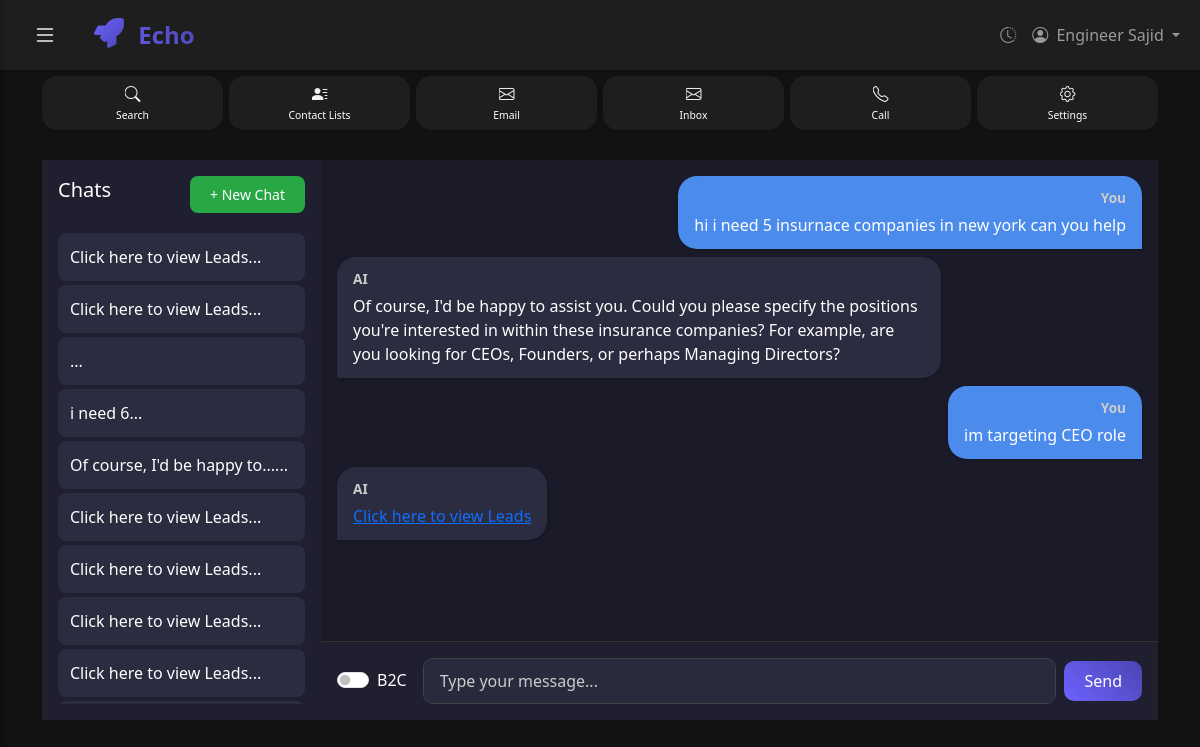
/c/96e298d8-75e0-4e75-876f-2b77d58fde2e (signed in), run on the app's committed database.
### app/models.py (models this page shows)
class User(Base):
    __tablename__ = "users"
    id = Column(Integer, primary_key=True, index=True)
    name = Column(String(100), nullable=False)
    email = Column(String(100), unique=True, nullable=False, index=True)
    password = Column(String(100), nullable=False)
    created_at = Column(DateTime(timezone=True), server_default=func.now())
    search_history = relationship("SearchHistory", back_populates="user")

class ConversationHistory(Base):
    __tablename__ = "conversation_history"
    id = Column(Integer, primary_key=True, index=True)
    user_id = Column(String, index=True)
    chat_id = Column(String, index=True)
    role = Column(String)  # 'user' or 'assistant'
    content = Column(Text)
    final_reply = Column(Text, nullable=True)
    created_at = Column(DateTime(timezone=True), server_default=func.now())

### app/routes.py (the view)
@router.get("/c/{chat_id}", response_class=HTMLResponse)
async def chat_by_id(
    chat_id: str,
    request: Request,
    db: Session = Depends(get_db),
    user_info=Depends(get_current_user_for_templates)
):
    user_id = user_info.get("user_id")
    exists = (
        db.query(models.ConversationHistory)
        .filter_by(chat_id=chat_id, user_id=user_id)
        .first()
    )
    if not exists:
        raise HTTPException(status_code=404, detail="Chat not found")
    chat_messages = (
        db.query(models.ConversationHistory)
        .filter_by(chat_id=chat_id, user_id=user_id)
        .order_by(models.ConversationHistory.id.asc())
        .all()
    )
    subquery = (
        db.query(
            models.ConversationHistory.chat_id,
            func.max(models.ConversationHistory.created_at).label("latest_created_at")
        )
        .filter(models.ConversationHistory.user_id == user_id)
        .group_by(models.ConversationHistory.chat_id)
        .subquery()
    )
    latest_chats = (
        db.query(models.ConversationHistory)
        .join(subquery, and_(
            models.ConversationHistory.chat_id == subquery.c.chat_id,
            models.ConversationHistory.created_at == subquery.c.latest_created_at
        ))
        .order_by(models.ConversationHistory.created_at.desc())
        .all()
    )
    has_content = any(msg.content.strip() for msg in chat_messages)
    def strip_html_tags(text):
        return re.sub(r'<[^>]*>', '', text or "")
    for chat in latest_chats:
        chat.preview_text = strip_html_tags(chat.content)
    return templates.TemplateResponse("index.html", {
        "request": request,
        "chat_id": chat_id,
        "has_content": has_content,
        "chat_messages": chat_messages,
        "chats": latest_chats,  # used in sidebar
        **user_info
    })

### templates/index.html (shortened to what this page needs)
{% extends "base.html" %}
{% block content %}
<div id="chat-container">
  <div class="sidebars p-3">
    <div class="d-flex justify-content-between align-items-center mb-3">
      <h5 class="text-white">Chats</h5>
      <form action="/new-chat" method="post">
        <button class="btn btn-sm btn-success">+ New Chat</button>
      </form>
    </div>
    <div class="chat-list">
      {% for chat in chats %}
      <a href="/c/{{ chat.chat_id }}" class="chat-item {% if chat.chat_id == chat_id %}active{% endif %}">
        {{ chat.preview_text | truncate(30) }}...
      </a>
      {% endfor %}
    </div>
  </div>
  <div class="chat-area">
    <div id="messages" class="messages d-flex flex-column">
      {% if has_content %}
      {% for message in chat_messages %}
      {% if message.content.strip() %}
      <div
        class="chat-bubble {{ 'user-bubble align-self-end' if message.role == 'user' else 'ai-bubble align-self-start' }}">
        <strong>{{ 'You' if message.role == 'user' else 'AI' }}</strong>
        <div>{{ message.content | safe }}</div>
      </div>
      {% endif %}
      {% endfor %}
      {% endif %}
    </div>
    <div class="input-area">
  <form class="d-flex align-items-center" method="post" action="/search/{{ chat_id }}">
    <div class="form-check form-switch me-3">
      <input class="form-check-input" type="checkbox" id="btocToggle" name="btoc_mode">
      <label class="form-check-label" for="btocToggle">B2C</label>
    </div>
    <input id="chat-input" type="text" name="message" autocomplete="off"
           class="form-control me-2 shadow-none" placeholder="Type your message..." required>
    <button class="btn btn-primary">Send</button>
  </form>
</div>
  </div>
</div>
{% endblock %}

### templates/base.html (shortened to what this page needs)
<!DOCTYPE html>
<html lang="en">
<head>
    <link href="https://cdn.jsdelivr.net/npm/bootstrap@5.3.0-alpha1/dist/css/bootstrap.min.css" rel="stylesheet">
    <link href="https://cdn.jsdelivr.net/npm/bootstrap-icons@1.10.0/font/bootstrap-icons.css" rel="stylesheet">
    <link href="{{ url_for('static', path='/css/style.css') }}" rel="stylesheet">
</head>
<body>
    <nav class="navbar navbar-expand-lg navbar-dark">
        <div class="container-fluid">
            <button class="btn btn-link text-light me-3" id="toggleSidebar" type="button">
                <i class="bi bi-list fs-4"></i>
            </button>
            <a class="navbar-brand" href="/">
                <img src="{{ url_for('static', path='/img/logo.svg') }}" alt="Scrapper Logo" width="30" height="30" class="d-inline-block align-text-top me-2">
                Echo
            </a>
            <div class="collapse navbar-collapse" id="navbarNav">
                <ul class="navbar-nav ms-auto">
                    <li class="nav-item">
                        <a class="nav-link" href="/history" data-bs-toggle="tooltip" data-bs-placement="bottom" title="History">
                            <i class="bi bi-clock-history"></i>
                        </a>
                    </li>
                    {% if user_logged_in %}
                    <li class="nav-item dropdown">
                        <a class="nav-link dropdown-toggle" href="#" id="navbarDropdown" role="button" data-bs-toggle="dropdown" aria-expanded="false">
                            <i class="bi bi-person-circle me-1"></i> {{ user_name }}
                        </a>
                    </li>
                    {% endif %}
                </ul>
            </div>
        </div>
    </nav>
    <div class="nav-card-buttons">
        <div class="container">
            <div class="nav-cards">
                <a href="/" class="nav-card-item {% if request.url.path == '/' or request.url.path == '/search' %}active{% endif %}">
                    <i class="bi bi-search"></i>
                    <span>Search</span>
                </a>
                <a href="/contact-lists" class="nav-card-item {% if request.url.path == '/contact-lists' %}active{% endif %}">
                    <i class="bi bi-person-lines-fill"></i>
                    <span>Contact Lists</span>
                </a>
                <a href="/email" class="nav-card-item {% if request.url.path == '/email' %}active{% endif %}">
                    <i class="bi bi-envelope"></i>
                    <span>Email</span>
                </a>
                <a href="/inbox" class="nav-card-item {% if request.url.path == '/inbox' %}active{% endif %}">
                    <i class="bi bi-envelope"></i>
                    <span>Inbox</span>
                </a>
                <a href="/call" class="nav-card-item {% if request.url.path == '/call' %}active{% endif %}">
                    <i class="bi bi-telephone"></i>
                    <span>Call</span>
                </a>
                <a href="/settings" class="nav-card-item {% if request.url.path == '/settings' %}active{% endif %}">
                    <i class="bi bi-gear"></i>
                    <span>Settings</span>
                </a>
            </div>
        </div>
    </div>
    <div class="content-wrapper" id="content-wrapper">
        <div class="container py-4">
            {% block content %}{% endblock %}
        </div>
    </div>
</body>
</html>

### static/css/style.css (style rules this page uses)
:root { --primary: #6c63ff; --secondary: #4b45b2; --success: #28a745; --info: #17a2b8; --warning: #ffc107; --danger: #dc3545; --dark: #121212; --dark-light: #1E1E1E; --dark-lighter: #2d2d2d; --text-primary: #FFFFFF; --text-secondary: #B3B3B3; --border-radius: 15px; --border-radius-sm: 10px; --border-radius-lg: 20px; --border-radius-xl: 30px; }
body { background-color: var(--dark); color: var(--text-primary); font-family: 'Roboto', sans-serif; transition: all 0.3s ease; }
.content-wrapper { transition: margin-left 0.3s ease; min-height: calc(100vh - 70px); }
.navbar { background-color: var(--dark-light) !important; box-shadow: 0 2px 5px rgba(0, 0, 0, 0.2); }
.navbar-brand { font-size: 1.5rem; font-weight: 700; background: linear-gradient(45deg, var(--primary), var(--secondary)); -webkit-background-clip: text; background-clip: text; -webkit-text-fill-color: transparent; margin-right: 20px; }
.nav-card-buttons { background-color: var(--dark); padding: 4px 0; }
.nav-cards { display: flex; justify-content: space-between; align-items: center; flex-wrap: nowrap; overflow-x: auto; gap: 6px; padding: 2px 0; }
.nav-card-item { flex: 1; background-color: var(--dark-light); color: var(--text-primary); text-align: center; padding: 6px 8px; border-radius: var(--border-radius); text-decoration: none; transition: all 0.3s ease; min-width: 50px; box-shadow: 0 2px 4px rgba(0, 0, 0, 0.1); display: flex; flex-direction: column; align-items: center; position: relative; overflow: hidden; }
.nav-card-item i { font-size: 1rem; margin-bottom: 2px; background: linear-gradient(45deg, #ffffff, #e0e0e0); -webkit-background-clip: text; background-clip: text; -webkit-text-fill-color: transparent; }
.nav-card-item span { font-size: 0.65rem; font-weight: 500; }
.form-control, .form-select { background-color: var(--dark-lighter); border: 1px solid #444; color: var(--text-primary); border-radius: var(--border-radius-sm); padding: 0.6rem 1rem; }
.btn { border-radius: var(--border-radius-sm); padding: 0.5rem 1.25rem; }
.btn-primary { background: linear-gradient(45deg, var(--primary), var(--secondary)); border: none; border-radius: var(--border-radius-sm); }
.btn-sm { border-radius: calc(var(--border-radius-sm) - 2px); }

### templates/index.html (style rules this page uses)
html, body { height: 100%; margin: 0; background-color: #121212; font-family: 'Segoe UI', sans-serif; }
#chat-container { height: 70vh; display: flex; }
.sidebars { width: 25%; background-color: #1f1f2f; display: flex; flex-direction: column; }
.chat-list { overflow-y: auto; flex-grow: 1; }
.chat-item { background-color: #2c2c40; padding: 0.75rem; margin: 0.25rem 0; border-radius: 0.5rem; color: white; text-decoration: none; display: block; }
.chat-area { width: 75%; background-color: #1a1a28; display: flex; flex-direction: column; }
.messages { flex-grow: 1; overflow-y: auto; padding: 1rem; }
.chat-bubble { max-width: 75%; padding: 0.75rem 1rem; border-radius: 1.2rem; margin-bottom: 0.5rem; word-wrap: break-word; box-shadow: 0 1px 3px rgba(0, 0, 0, 0.2); }
.user-bubble { background-color: #4b8bec; color: #fff; align-self: flex-end; border-bottom-right-radius: 0; text-align: right; }
.ai-bubble { background-color: #2c2c40; color: #fff; align-self: flex-start; border-bottom-left-radius: 0; text-align: left; }
.chat-bubble strong { font-size: 0.85rem; display: block; margin-bottom: 0.3rem; color: #ccc; }
.input-area { padding: 1rem; background-color: #1f1f2f; border-top: 1px solid #333; }
.form-control { background-color: #2a2a3d; color: #fff; border: 1px solid #444; }
.form-control::placeholder { color: #ccc; }
.btn-primary { background-color: #4b8bec; border: none; }
.btn-success { background-color: #28a745; border: none; }

### data on the page
User: name "Engineer Sajid"
ConversationHistory: preview_text "Click here to view Leads"
ConversationHistory: preview_text "Click here to view Leads"
ConversationHistory: preview_text "i need 6"
ConversationHistory: preview_text "Of course, I'd be happy to..."
ConversationHistory: preview_text "Click here to view Leads"
ConversationHistory: preview_text "Click here to view Leads"
ConversationHistory: preview_text "Click here to view Leads"
ConversationHistory: preview_text "Click here to view Leads"
ConversationHistory: role "You", content "hi i need 5 insurnace companies in new york can you help"
ConversationHistory: role "AI", content "Of course, I'd be happy to assist you. Could you please specify the positions you're interested in within these insurance companies? For example, are you looking for CEOs, Founders, or perhaps Managing Directors?"
ConversationHistory: role "You", content "im targeting CEO role"
ConversationHistory: role "AI", content "Click here to view Leads"
